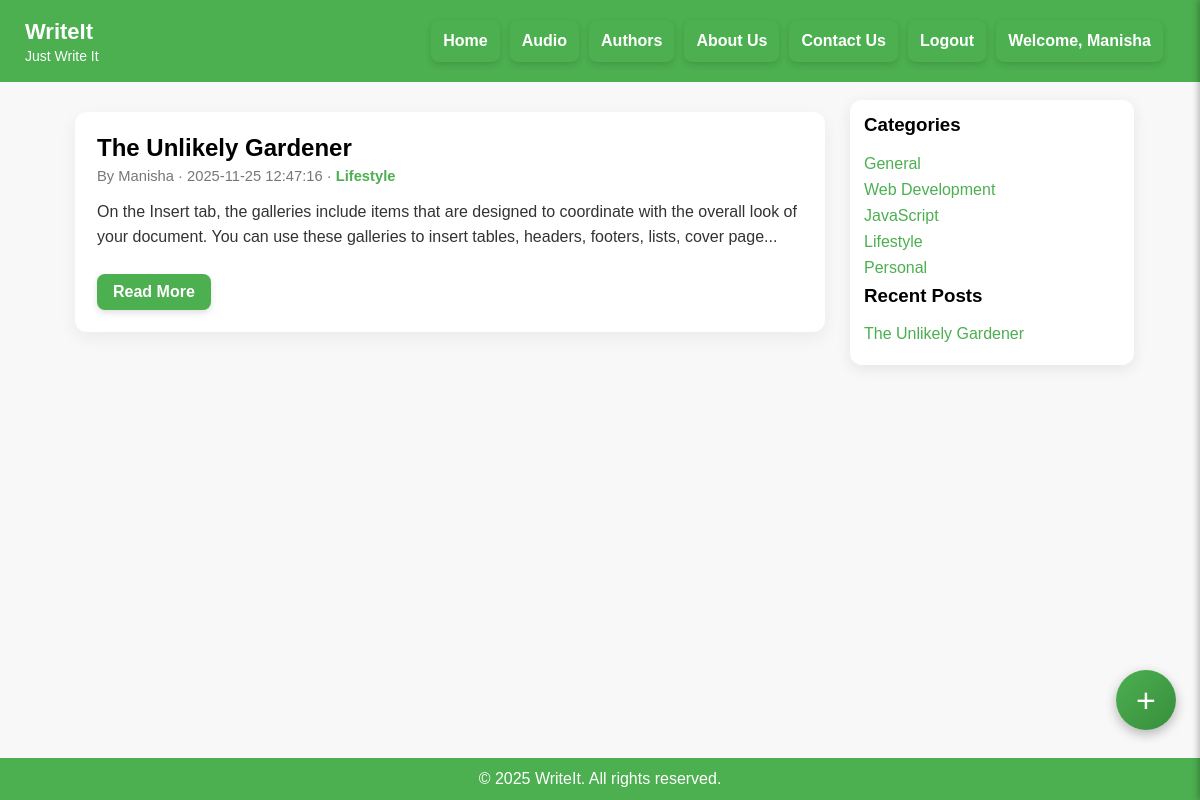
Page /index.php (signed in) on the committed database.
### tables this page shows
CREATE TABLE IF NOT EXISTS `posts` (
  `id` int(11) NOT NULL AUTO_INCREMENT,
  `title` varchar(255) NOT NULL,
  `author` varchar(150) NOT NULL,
  `category` varchar(100) NOT NULL,
  `content` text NOT NULL,
  `date_created` varchar(50) NOT NULL,
  PRIMARY KEY (`id`)
);

### index.php (the view, shortened to what this page needs)
<?php
$host = "localhost";
$dbname = "blog_db";
$username = "root";
$password = "";
$posts = [];
try {
    $conn = new PDO("mysql:host=$host;dbname=$dbname;charset=utf8", $username, $password);
    $conn->setAttribute(PDO::ATTR_ERRMODE, PDO::ERRMODE_EXCEPTION);
    $stmt = $conn->prepare("SELECT id, title, author, category, date_created, content FROM posts ORDER BY id DESC");
    $stmt->execute();
    $posts = $stmt->fetchAll(PDO::FETCH_ASSOC);
} catch (PDOException $e) {
    die("Database Connection Error: " . $e->getMessage());
}
?>
<!DOCTYPE html>
<html lang="en">
<head>
</head>
<body>
<?php include "header.php" ?>
<div class="container">
  <main>
    <?php foreach ($posts as $post): ?>
      <article class="post">
        <h2><?= htmlspecialchars($post['title']) ?></h2>
        <div class="meta">
          By <?= htmlspecialchars($post['author']) ?> ·
          <?= htmlspecialchars($post['date_created']) ?>
          · <span style="color:#4CAF50; font-weight:600;"><?= htmlspecialchars($post['category']) ?></span>
        </div>
        <p><?= htmlspecialchars(substr($post['content'], 0, 200)) ?>...</p>
        <button class="read-more" onclick="location.href='post.php?id=<?= $post['id'] ?>'">
            Read More
        </button>
      </article>
    <?php endforeach; ?>
  </main>
  <aside class="sidebar">
    <h3>Categories</h3>
    <ul>
        <li><a href="#">General</a></li>
        <li><a href="#">Web Development</a></li>
        <li><a href="#">JavaScript</a></li>
        <li><a href="#">Lifestyle</a></li>
        <li><a href="#">Personal</a></li>
    </ul>
    <h3>Recent Posts</h3>
    <ul>
        <?php foreach ($posts as $p): ?>
            <li><a href="post.php?id=<?= $p['id'] ?>"><?= htmlspecialchars($p['title']) ?></a></li>
        <?php endforeach; ?>
    </ul>
  </aside>
</div>
<a href="create_post.php" class="add-post-link">+</a>
<footer>&copy; 2025 WriteIt. All rights reserved.</footer>
</body>
</html>

### index.php (style rules this page uses)
* { box-sizing: border-box; }
body { font-family: Arial, sans-serif; margin: 0; background: #f8f8f8; display: flex; flex-direction: column; min-height: 100vh; }
.container { display: flex; max-width: 1100px; margin: 18px auto; width: 100%; padding: 0 16px; gap: 16px; flex: 1; }
main { flex: 3; display: flex; flex-direction: column; align-items: center; }
.post { background: white; padding: 22px; margin: 12px 0; width: 750px; max-width: 100%; border-radius: 12px; box-shadow: 0 6px 18px rgba(0,0,0,0.06); transition: transform .15s ease; }
.post h2 { margin: 0 0 6px; font-size: 24px; }
.meta { color: #777; font-size: 0.92rem; margin-bottom: 12px; }
.post p { color: #333; line-height: 1.55; }
button.read-more { margin-top: 8px; background: #4CAF50; color: white; border: none; padding: 9px 16px; border-radius: 8px; cursor: pointer; font-weight: 600; box-shadow: 0 3px 6px rgba(0,0,0,0.12); }
.sidebar { flex: 1; background: white; padding: 14px; border-radius: 12px; box-shadow: 0 4px 15px rgba(0,0,0,0.08); height: fit-content; }
.sidebar h3 { margin-top: 0; }
.sidebar ul { list-style: none; padding: 0; margin: 0; }
.sidebar ul li { margin-bottom: 8px; }
.sidebar ul li a { color: #4CAF50; text-decoration: none; font-weight: 500; }
.add-post-link { position: fixed; bottom: 70px; right: 24px; background: linear-gradient(135deg, #4CAF50, #388E3C); color: white; border-radius: 50%; width: 60px; height: 60px; text-align: center; line-height: 60px; font-size: 34px; text-decoration: none; box-shadow: 0 4px 12px rgba(0,0,0,0.28); z-index: 1200; }
footer { background: #4CAF50; color: white; text-align: center; padding: 12px; width: 100%; }

### header.php (style rules this page uses)
button { background: #4CAF50; color: white; border: none; padding: 12px; border-radius: 8px; cursor: pointer; font-weight: 600; font-size: 16px; box-shadow: 0 3px 6px rgba(0, 0, 0, 0.12); transition: background 0.2s; }

### rows in the picture
posts: title "The Unlikely Gardener", author "Manisha", date_created "2025-11-25 12:47:16", category "Lifestyle", content "On the Insert tab, the galleries include items that are designed to coordinate with the overall look of your document. You can use these galleries to insert tables, headers, footers, lists, cover page"

### other values in the picture
$_SESSION['username'] "Manisha"
